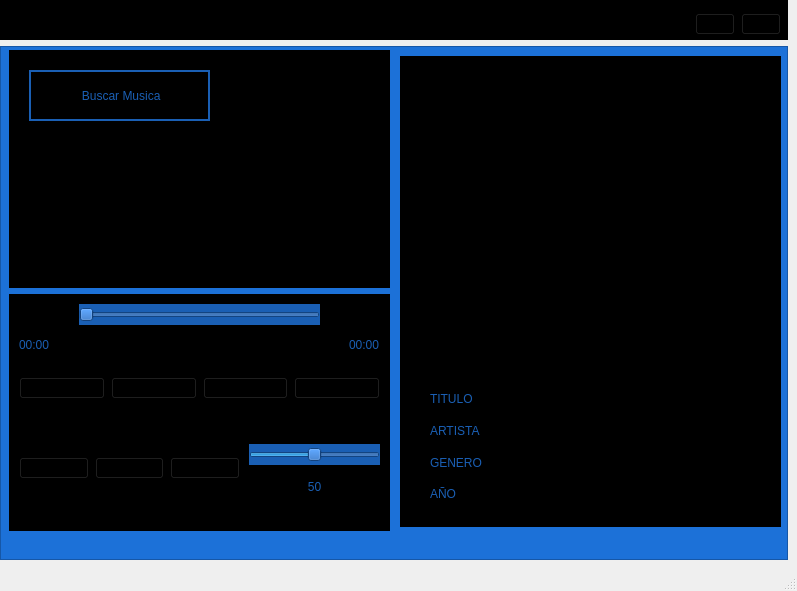
<?xml version="1.0" encoding="UTF-8"?>
<ui version="4.0">
 <class>MainWindow</class>
 <widget class="QMainWindow" name="MainWindow">
  <property name="geometry">
   <rect>
    <x>0</x>
    <y>0</y>
    <width>797</width>
    <height>591</height>
   </rect>
  </property>
  <property name="windowTitle">
   <string>MainWindow</string>
  </property>
  <widget class="QWidget" name="centralwidget">
   <layout class="QVBoxLayout" name="verticalLayout">
    <property name="leftMargin">
     <number>0</number>
    </property>
    <property name="topMargin">
     <number>0</number>
    </property>
    <item>
     <widget class="QFrame" name="frame_superior">
      <property name="minimumSize">
       <size>
        <width>0</width>
        <height>40</height>
       </size>
      </property>
      <property name="maximumSize">
       <size>
        <width>16777215</width>
        <height>40</height>
       </size>
      </property>
      <property name="styleSheet">
       <string notr="true">background-color: rgb(0, 0, 0);</string>
      </property>
      <property name="frameShape">
       <enum>QFrame::StyledPanel</enum>
      </property>
      <property name="frameShadow">
       <enum>QFrame::Raised</enum>
      </property>
      <widget class="QWidget" name="layoutWidget">
       <property name="geometry">
        <rect>
         <x>0</x>
         <y>0</y>
         <width>781</width>
         <height>48</height>
        </rect>
       </property>
       <layout class="QHBoxLayout" name="horizontalLayout_4">
        <item>
         <spacer name="horizontalSpacer_2">
          <property name="orientation">
           <enum>Qt::Horizontal</enum>
          </property>
          <property name="sizeHint" stdset="0">
           <size>
            <width>40</width>
            <height>20</height>
           </size>
          </property>
         </spacer>
        </item>
        <item>
         <widget class="QPushButton" name="btn_minimizar">
          <property name="text">
           <string/>
          </property>
          <property name="icon">
           <iconset>
            <normaloff>minimizar.png</normaloff>minimizar.png</iconset>
          </property>
          <property name="iconSize">
           <size>
            <width>40</width>
            <height>40</height>
           </size>
          </property>
         </widget>
        </item>
        <item>
         <widget class="QPushButton" name="btn_cerrar">
          <property name="text">
           <string/>
          </property>
          <property name="icon">
           <iconset>
            <normaloff>cerrar.png</normaloff>cerrar.png</iconset>
          </property>
          <property name="iconSize">
           <size>
            <width>40</width>
            <height>40</height>
           </size>
          </property>
         </widget>
        </item>
       </layout>
      </widget>
     </widget>
    </item>
    <item>
     <widget class="QFrame" name="frame_contenido">
      <property name="minimumSize">
       <size>
        <width>0</width>
        <height>0</height>
       </size>
      </property>
      <property name="maximumSize">
       <size>
        <width>16777215</width>
        <height>16777215</height>
       </size>
      </property>
      <property name="styleSheet">
       <string notr="true">background-color: rgb(28, 113, 216);</string>
      </property>
      <property name="frameShape">
       <enum>QFrame::StyledPanel</enum>
      </property>
      <property name="frameShadow">
       <enum>QFrame::Raised</enum>
      </property>
      <widget class="QFrame" name="frame_3">
       <property name="geometry">
        <rect>
         <x>400</x>
         <y>10</y>
         <width>381</width>
         <height>471</height>
        </rect>
       </property>
       <property name="styleSheet">
        <string notr="true">background-color: rgb(0, 0, 0);</string>
       </property>
       <property name="frameShape">
        <enum>QFrame::StyledPanel</enum>
       </property>
       <property name="frameShadow">
        <enum>QFrame::Raised</enum>
       </property>
       <widget class="QListWidget" name="list_musica">
        <property name="geometry">
         <rect>
          <x>20</x>
          <y>20</y>
          <width>331</width>
          <height>261</height>
         </rect>
        </property>
        <property name="styleSheet">
         <string notr="true">color: rgb(26, 95, 180);</string>
        </property>
       </widget>
       <widget class="QWidget" name="layoutWidget">
        <property name="geometry">
         <rect>
          <x>30</x>
          <y>330</y>
          <width>321</width>
          <height>121</height>
         </rect>
        </property>
        <layout class="QVBoxLayout" name="verticalLayout_3">
         <item>
          <widget class="QLabel" name="lbl_titulo">
           <property name="styleSheet">
            <string notr="true">color: rgb(26, 95, 180);</string>
           </property>
           <property name="text">
            <string>TITULO</string>
           </property>
          </widget>
         </item>
         <item>
          <widget class="QLabel" name="lbl_artista">
           <property name="styleSheet">
            <string notr="true">color: rgb(26, 95, 180);</string>
           </property>
           <property name="text">
            <string>ARTISTA</string>
           </property>
          </widget>
         </item>
         <item>
          <widget class="QLabel" name="lbl_genero">
           <property name="styleSheet">
            <string notr="true">color: rgb(26, 95, 180);</string>
           </property>
           <property name="text">
            <string>GENERO</string>
           </property>
          </widget>
         </item>
         <item>
          <widget class="QLabel" name="lbl_anio">
           <property name="styleSheet">
            <string notr="true">color: rgb(26, 95, 180);</string>
           </property>
           <property name="text">
            <string>AÑO</string>
           </property>
          </widget>
         </item>
        </layout>
       </widget>
      </widget>
      <widget class="QWidget" name="layoutWidget">
       <property name="geometry">
        <rect>
         <x>9</x>
         <y>4</y>
         <width>381</width>
         <height>481</height>
        </rect>
       </property>
       <layout class="QVBoxLayout" name="verticalLayout_2">
        <item>
         <widget class="QFrame" name="frame">
          <property name="styleSheet">
           <string notr="true">background-color: rgb(0, 0, 0);</string>
          </property>
          <property name="frameShape">
           <enum>QFrame::StyledPanel</enum>
          </property>
          <property name="frameShadow">
           <enum>QFrame::Raised</enum>
          </property>
          <widget class="QWidget" name="verticalLayoutWidget">
           <property name="geometry">
            <rect>
             <x>30</x>
             <y>110</y>
             <width>311</width>
             <height>111</height>
            </rect>
           </property>
           <layout class="QVBoxLayout" name="grafica_layout"/>
          </widget>
          <widget class="QPushButton" name="btn_buscar">
           <property name="geometry">
            <rect>
             <x>20</x>
             <y>20</y>
             <width>181</width>
             <height>51</height>
            </rect>
           </property>
           <property name="styleSheet">
            <string notr="true">color: rgb(26, 95, 180);
font: 75 italic 11pt &quot;Serif&quot;;
border: 2px solid rgb(26, 95, 180);</string>
           </property>
           <property name="text">
            <string> Buscar Musica</string>
           </property>
           <property name="icon">
            <iconset>
             <normaloff>musica.png</normaloff>musica.png</iconset>
           </property>
           <property name="iconSize">
            <size>
             <width>40</width>
             <height>40</height>
            </size>
           </property>
          </widget>
         </widget>
        </item>
        <item>
         <widget class="QFrame" name="frame_2">
          <property name="styleSheet">
           <string notr="true">background-color: rgb(0, 0, 0);</string>
          </property>
          <property name="frameShape">
           <enum>QFrame::StyledPanel</enum>
          </property>
          <property name="frameShadow">
           <enum>QFrame::Raised</enum>
          </property>
          <widget class="QSlider" name="slider_volumen">
           <property name="geometry">
            <rect>
             <x>240</x>
             <y>150</y>
             <width>131</width>
             <height>21</height>
            </rect>
           </property>
           <property name="styleSheet">
            <string notr="true">background-color: rgb(26, 95, 180);</string>
           </property>
           <property name="maximum">
            <number>100</number>
           </property>
           <property name="value">
            <number>50</number>
           </property>
           <property name="orientation">
            <enum>Qt::Horizontal</enum>
           </property>
          </widget>
          <widget class="QLabel" name="lbl_volumen">
           <property name="geometry">
            <rect>
             <x>240</x>
             <y>180</y>
             <width>131</width>
             <height>25</height>
            </rect>
           </property>
           <property name="styleSheet">
            <string notr="true">color: rgb(26, 95, 180);</string>
           </property>
           <property name="text">
            <string>50</string>
           </property>
           <property name="alignment">
            <set>Qt::AlignCenter</set>
           </property>
          </widget>
          <widget class="QSlider" name="slider_tiempo">
           <property name="geometry">
            <rect>
             <x>70</x>
             <y>10</y>
             <width>241</width>
             <height>21</height>
            </rect>
           </property>
           <property name="styleSheet">
            <string notr="true">background-color: rgb(26, 95, 180);</string>
           </property>
           <property name="orientation">
            <enum>Qt::Horizontal</enum>
           </property>
          </widget>
          <widget class="QWidget" name="layoutWidget">
           <property name="geometry">
            <rect>
             <x>10</x>
             <y>150</y>
             <width>221</width>
             <height>48</height>
            </rect>
           </property>
           <layout class="QHBoxLayout" name="horizontalLayout_2">
            <item>
             <widget class="QPushButton" name="btn_sil">
              <property name="text">
               <string/>
              </property>
              <property name="icon">
               <iconset>
                <normaloff>silencio.png</normaloff>silencio.png</iconset>
              </property>
              <property name="iconSize">
               <size>
                <width>40</width>
                <height>40</height>
               </size>
              </property>
             </widget>
            </item>
            <item>
             <widget class="QPushButton" name="btn_bajvol">
              <property name="text">
               <string/>
              </property>
              <property name="icon">
               <iconset>
                <normaloff>bajar-volumen.png</normaloff>bajar-volumen.png</iconset>
              </property>
              <property name="iconSize">
               <size>
                <width>40</width>
                <height>40</height>
               </size>
              </property>
             </widget>
            </item>
            <item>
             <widget class="QPushButton" name="btn_subvol">
              <property name="text">
               <string/>
              </property>
              <property name="icon">
               <iconset>
                <normaloff>sube-el-volumen.png</normaloff>sube-el-volumen.png</iconset>
              </property>
              <property name="iconSize">
               <size>
                <width>40</width>
                <height>40</height>
               </size>
              </property>
             </widget>
            </item>
           </layout>
          </widget>
          <widget class="QWidget" name="layoutWidget">
           <property name="geometry">
            <rect>
             <x>10</x>
             <y>70</y>
             <width>361</width>
             <height>48</height>
            </rect>
           </property>
           <layout class="QHBoxLayout" name="horizontalLayout">
            <item>
             <widget class="QPushButton" name="btn_ant">
              <property name="text">
               <string/>
              </property>
              <property name="icon">
               <iconset>
                <normaloff>back.png</normaloff>back.png</iconset>
              </property>
              <property name="iconSize">
               <size>
                <width>40</width>
                <height>40</height>
               </size>
              </property>
             </widget>
            </item>
            <item>
             <widget class="QPushButton" name="btn_pausar">
              <property name="text">
               <string/>
              </property>
              <property name="icon">
               <iconset>
                <normaloff>pause.png</normaloff>pause.png</iconset>
              </property>
              <property name="iconSize">
               <size>
                <width>40</width>
                <height>40</height>
               </size>
              </property>
             </widget>
            </item>
            <item>
             <widget class="QPushButton" name="btn_reproducir">
              <property name="text">
               <string/>
              </property>
              <property name="icon">
               <iconset>
                <normaloff>play.png</normaloff>play.png</iconset>
              </property>
              <property name="iconSize">
               <size>
                <width>40</width>
                <height>40</height>
               </size>
              </property>
             </widget>
            </item>
            <item>
             <widget class="QPushButton" name="btn_sig">
              <property name="text">
               <string/>
              </property>
              <property name="icon">
               <iconset>
                <normaloff>forward.png</normaloff>forward.png</iconset>
              </property>
              <property name="iconSize">
               <size>
                <width>40</width>
                <height>40</height>
               </size>
              </property>
             </widget>
            </item>
           </layout>
          </widget>
          <widget class="QWidget" name="layoutWidget">
           <property name="geometry">
            <rect>
             <x>10</x>
             <y>40</y>
             <width>361</width>
             <height>22</height>
            </rect>
           </property>
           <layout class="QHBoxLayout" name="horizontalLayout_3">
            <item>
             <widget class="QLabel" name="indicador_posicion">
              <property name="styleSheet">
               <string notr="true">color: rgb(26, 95, 180);</string>
              </property>
              <property name="text">
               <string>00:00</string>
              </property>
             </widget>
            </item>
            <item>
             <spacer name="horizontalSpacer">
              <property name="orientation">
               <enum>Qt::Horizontal</enum>
              </property>
              <property name="sizeHint" stdset="0">
               <size>
                <width>40</width>
                <height>20</height>
               </size>
              </property>
             </spacer>
            </item>
            <item>
             <widget class="QLabel" name="indicador_tiempo">
              <property name="styleSheet">
               <string notr="true">color: rgb(26, 95, 180);</string>
              </property>
              <property name="text">
               <string>00:00</string>
              </property>
             </widget>
            </item>
           </layout>
          </widget>
         </widget>
        </item>
       </layout>
      </widget>
     </widget>
    </item>
   </layout>
  </widget>
  <widget class="QMenuBar" name="menubar">
   <property name="geometry">
    <rect>
     <x>0</x>
     <y>0</y>
     <width>797</width>
     <height>22</height>
    </rect>
   </property>
  </widget>
  <widget class="QStatusBar" name="statusbar"/>
 </widget>
 <resources/>
 <connections/>
</ui>
